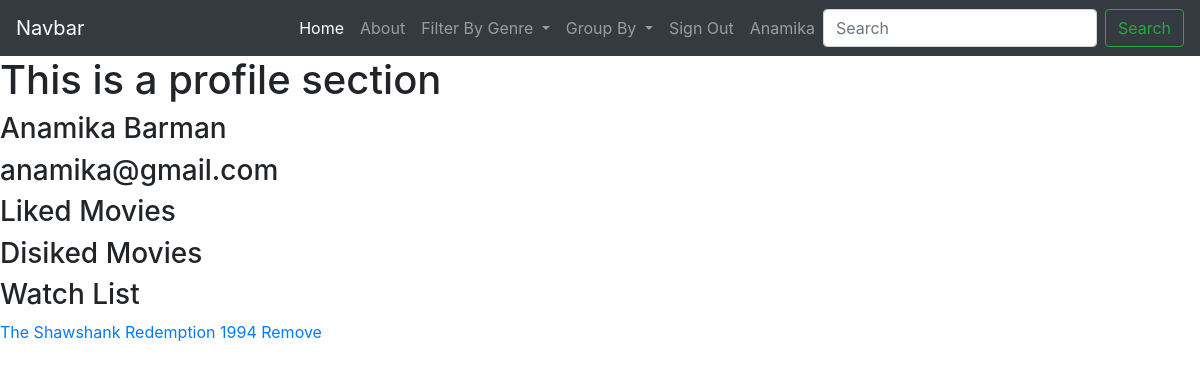
Page /movie/profile (signed in) on the earlier database version.
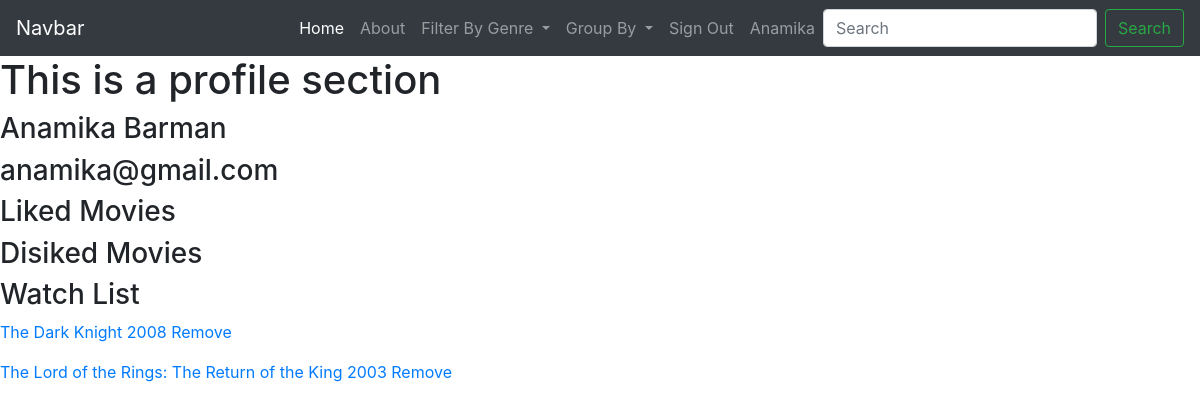
Same page on the later database version.
### movie/models.py (models this page shows, shortened)
class Profile(models.Model):
    Watch_list=models.ForeignKey(Movies, on_delete=models.CASCADE,related_name="watch_later",null=True)
    ProfileLinked=models.ForeignKey(settings.AUTH_USER_MODEL, on_delete=models.CASCADE,related_name='user')

class Movies(models.Model):
    Director=models.CharField(max_length=30)
    Cast_I=models.CharField(max_length=30)
    Cast_II=models.CharField(max_length=30)
    Name=models.TextField()
    ReleaseYear=models.IntegerField()
    ImdbRating=models.CharField(max_length=3)
    Genre=models.TextField(null=True)
    Language=models.CharField(max_length=20,null=True)
    Like=models.IntegerField()
    Dislike=models.IntegerField()
    Availbility=models.TextField(null=True)
    def __str__(self):
        return f"{self.Name} {self.ReleaseYear}"

### movie/views.py (the view)
# urls.py: path('profile',profile_view,name='profile'),
def profile_view(request):
    obj1=ProfileLikedMovie.objects.filter(ProfileLinked=request.user)
    obj2=ProfileDislikedMovie.objects.filter(ProfileLinked=request.user)
    obj3=Profile.objects.filter(ProfileLinked=request.user)
    return render (request,'movie/profile.html',{'object1':obj1,'object2':obj2,'object3':obj3})

### movie/templates/movie/profile.html (shortened to what this page needs)
{% extends 'movie/base.html' %}
{% block static%}
{% load static %}
<link rel="stylesheet" type="text/css" href="{% static 'movie/style/rating.css' %}">
<link rel="stylesheet" href="https://cdnjs.cloudflare.com/ajax/libs/font-awesome/4.7.0/css/font-awesome.min.css">
{% endblock %}
{% block content %}
<h1>This is a profile section</h1>
<h3>{{request.user.get_full_name}}</h3>
<h3>{{request.user.email}}</h3>
<h3>Liked Movies</h3>
<h3>Disiked Movies</h3>
<h3>Watch List</h3>
{% for i in object3 %}
<a href="{% url 'detail' i.Watch_list.pk %}">
<p>{{i.Watch_list}} <a href="{% url 'nowatchlist' i.pk %}">Remove</a> </p>
</a>
{% endfor %}
{% endblock %}

Differences in the rows shown:
removed Profile: Watch_list "The Shawshank Redemption 1994"
added Profile: Watch_list "The Dark Knight 2008"
added Profile: Watch_list "The Lord of the Rings: The Return of the King 2003"
